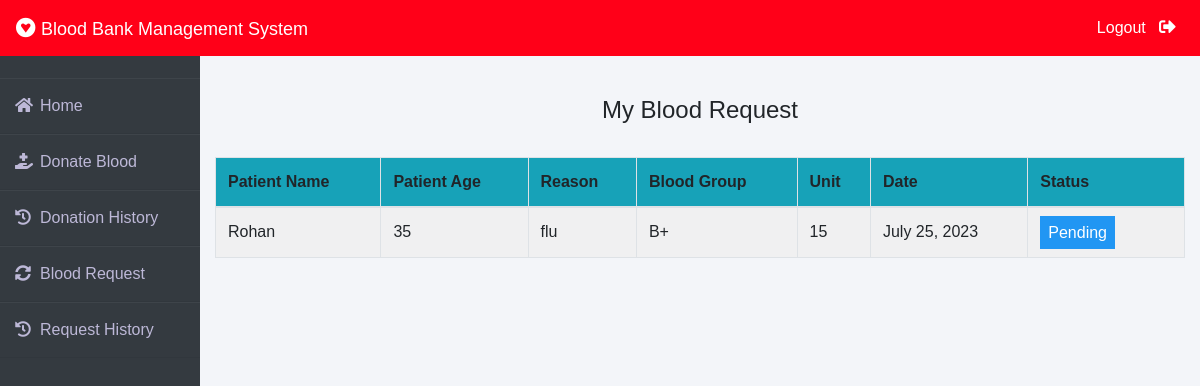
Before: /donor/request-history (signed in) with the older database file.
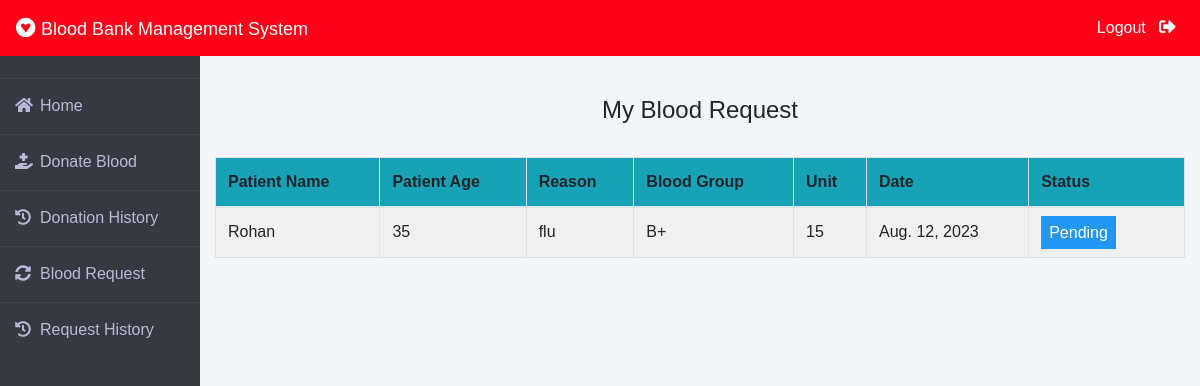
After: the same page with the newer database file.
### blood/models.py (models this page shows, shortened)
class BloodRequest(models.Model):
    request_by_patient=models.ForeignKey(pmodels.Patient,null=True,on_delete=models.CASCADE)
    request_by_donor=models.ForeignKey(dmodels.Donor,null=True,on_delete=models.CASCADE)
    patient_name=models.CharField(max_length=30)
    patient_age=models.PositiveIntegerField()
    reason=models.CharField(max_length=500)
    bloodgroup=models.CharField(max_length=10)
    unit=models.PositiveIntegerField(default=0)
    status=models.CharField(max_length=20,default="Pending")
    date=models.DateField(auto_now=True)

### donor/views.py (the view)
# urls.py: path('request-history', views.request_history_view,name='request-history'),
def request_history_view(request):
    donor= models.Donor.objects.get(user_id=request.user.id)
    blood_request=bmodels.BloodRequest.objects.all().filter(request_by_donor=donor)
    return render(request,'donor/request_history.html',{'blood_request':blood_request})

### templates/donor/request_history.html (shortened to what this page needs)
{% extends 'donor/donorbase.html' %}
{% block content %}
{% load widget_tweaks %}
{%load static%}
<head>
   </head>
<br><br>
<div class="container">
    <H4 class="text-center">My Blood Request</H4><br>
    <table class="table table-light table-hover table-bordered table-striped">
        <thead class="bg-info">
            <tr>
                <th scope="col">Patient Name</th>
                <th scope="col">Patient Age</th>
                <th scope="col">Reason</th>
                <th scope="col">Blood Group</th>
                <th scope="col">Unit</th>
                <th scope="col">Date</th>
                <th scope="col">Status</th>
            </tr>
        </thead>
        <tbody>
            {% for t in blood_request %}
            <tr>
                <td> {{t.patient_name}}</td>
                <td>{{t.patient_age}}</td>
                <td>{{t.reason}}</td>
                <td>{{t.bloodgroup}}</td>
                <td>{{t.unit}}</td>
                <td>{{t.date}}</td>
                {% if t.status == 'Approved' %}
                <td><span class="label success"> Approved</span></td>
                {% elif t.status == 'Rejected' %}
                <td><span class="label warning">Rejected</span></td>
                {% else %}
                <td><span style="color: white;margin-left: 0px;" class="label info">Pending</span></td>
                {% endif %}
            </tr>
            {% endfor %}
        </tbody>
    </table>
</div>
{% endblock content %}

### templates/donor/donorbase.html (shortened to what this page needs)
<!DOCTYPE html>
<html lang="en">
<head>
    <link rel="stylesheet" href="https://maxcdn.bootstrapcdn.com/bootstrap/4.0.0/css/bootstrap.min.css">
    <link rel="stylesheet" href="https://cdnjs.cloudflare.com/ajax/libs/font-awesome/5.14.0/css/all.css">
</head>
<body>
    <nav class="navbar navbar-expand-lg navbar-light fixed-top bg-danger">
        <a style="color:white;" class="navbar-brand" href="/"><i class="fab fa-gratipay"></i>&nbsp;<font face = "Comic sans MS" size ="4">Blood Bank Management System</font></a>
        <div class="navbar-collapse collapse w-100 order-3 dual-collapse2">
            <ul class="navbar-nav ml-auto">
                <li class="nav-item">
                    <a class="nav-link" style="color: white;" href="/logout">Logout &nbsp; <i class="fas fa-sign-out-alt"></i></a>
                </li>
            </ul>
        </div>
      </nav>
<br><br>
<div class="wrapper">
    <div class="sidebar">
        <ul>
            <li><a style="text-decoration:none;" href="/"><i class="fas fa-home"></i>Home</a></li>
            <li><a style="text-decoration:none;" href="/donor/donate-blood"><i class="fas fa-hand-holding-medical"></i>Donate Blood</a></li>
            <li><a style="text-decoration:none;" href="/donor/donation-history"><i class="fas fa-history"></i>Donation History</a></li>
            <li><a style="text-decoration:none;" href="/donor/make-request"><i class="fas fa-sync-alt"></i>Blood Request</a></li>
            <li><a style="text-decoration:none;" href="/donor/request-history"><i class="fas fa-history"></i>Request History</a></li>
        </ul>
    </div>
    <div class="main_content">
{% block content %}
{% endblock content %}
    </div>
</div>
</body>
</html>

### templates/donor/donorbase.html (style rules this page uses)
* { margin: 0; padding: 0; box-sizing: border-box; list-style: none; text-decoration: none; font-family: 'Josefin Sans', sans-serif; }
body { background-color: #f3f5f9; }
.bg-danger { background-color: #ff0018!important; }
.wrapper { display: flex; position: relative; }
.wrapper .sidebar { width: 200px; height: 100%; background: #343a40; padding: 30px 0px; position: fixed; }
.wrapper .sidebar ul li { padding: 15px; border-bottom: 1px solid #bdb8d7; border-bottom: 1px solid rgba(0,0,0,0.05); border-top: 1px solid rgba(255,255,255,0.05); }
.wrapper .sidebar ul li a { color: #bdb8d7; display: block; }
.wrapper .sidebar ul li a .fas { width: 25px; }
.wrapper .main_content { width: 100%; margin-left: 200px; }
.wrapper .main_content .info { margin: 20px; color: #717171; line-height: 25px; }
.fa-sign-out-alt { color: white; font-size: 2ex; }

### templates/donor/request_history.html (style rules this page uses)
.label { color: white; padding: 8px; }
.info { background-color: #2196F3; }

Changed rows visible on the page:
changed BloodRequest "Rohan": date "July 25, 2023" → "Aug. 12, 2023"
